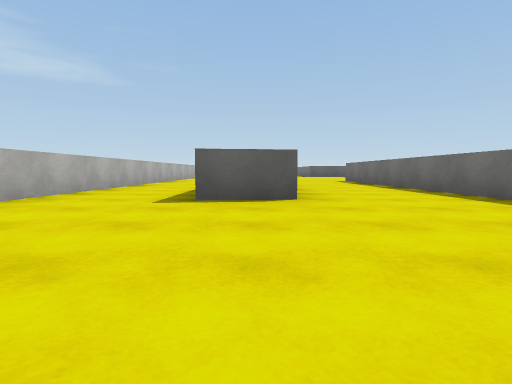
view 1 (above)

18 first-person views from a walk through a 3-D level made in the Unity game engine. The camera is 0.29 m above the floor, tilts 4° down and sees 80° across. The floor is counted in squares, 1 m on a side. Each view is taken from the middle of a square. On the plan, view 1 faces up. The plan holds only what a view shows up to about 9 squares ahead; the rest is blank. The place goes on beyond the plan. The player is left out. Surface patterns are stand-ins for the level's own textures.

view 2
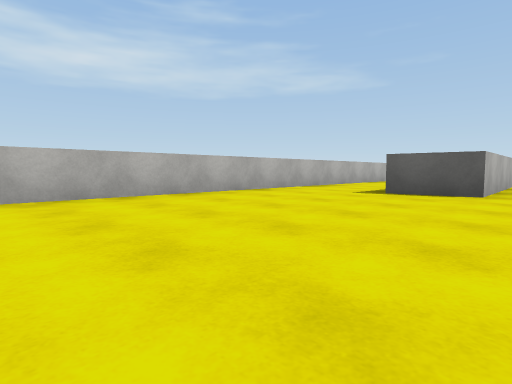

view 3
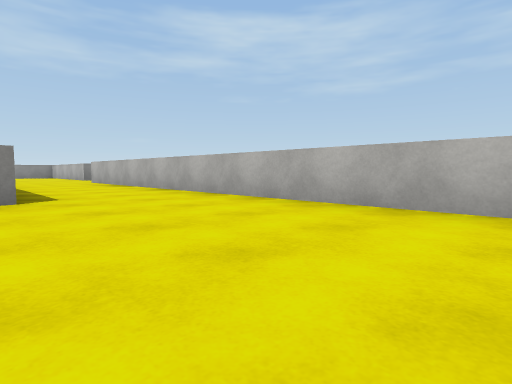

view 4
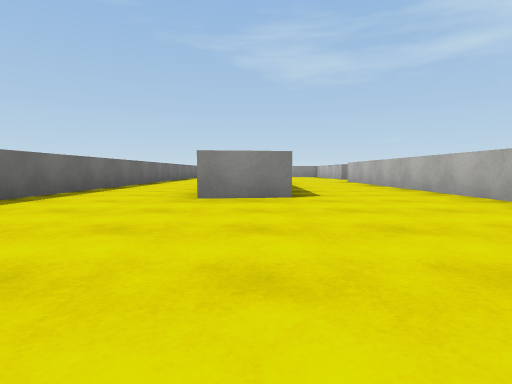

view 5
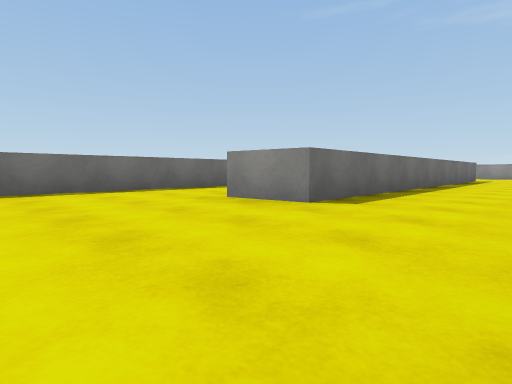

view 6
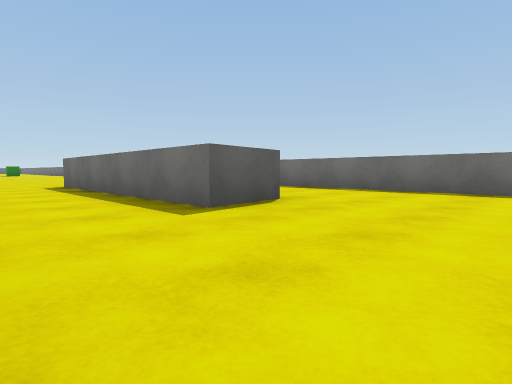

view 7
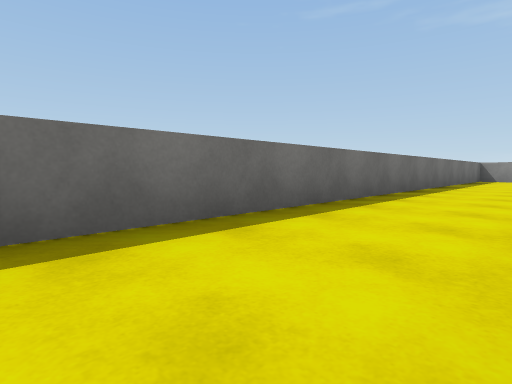

view 8
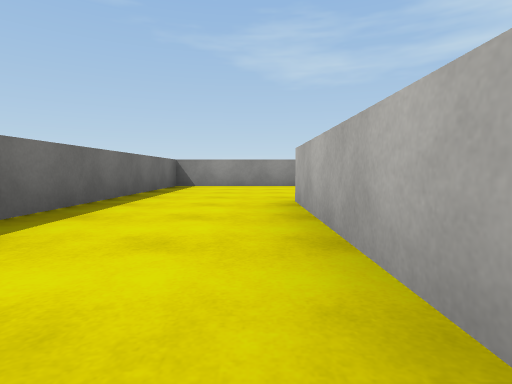

view 9
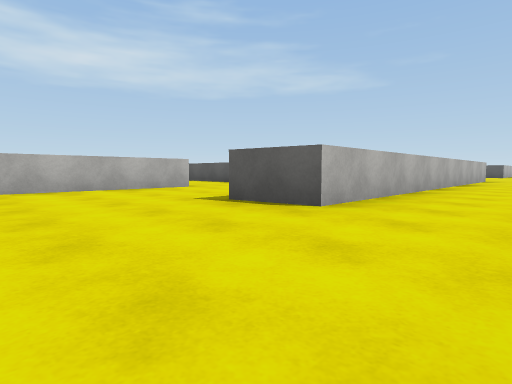

view 10
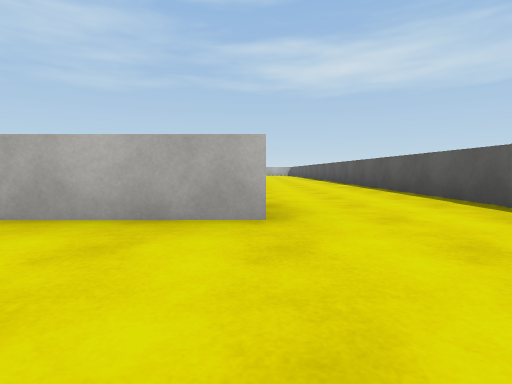

view 11
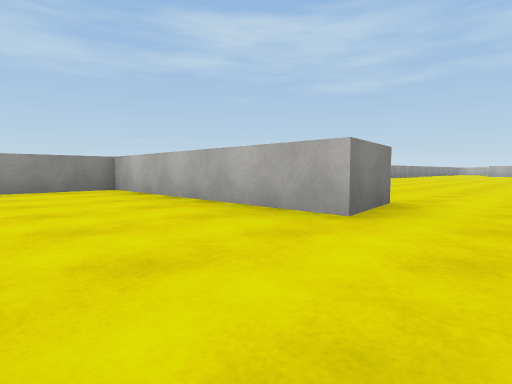

view 12
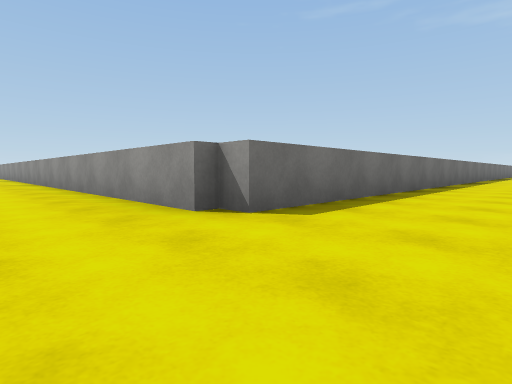

view 13
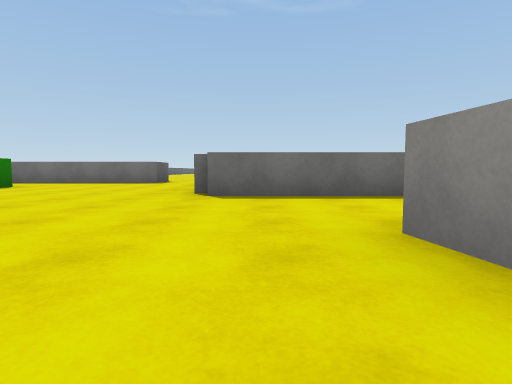

view 14
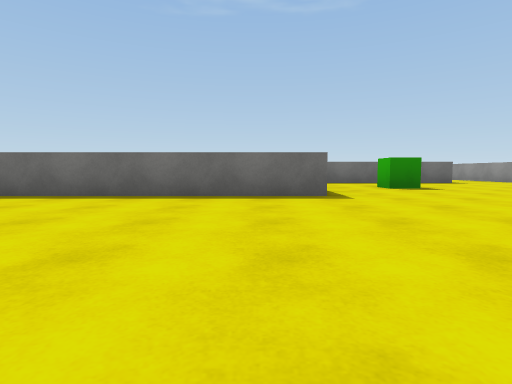

view 15
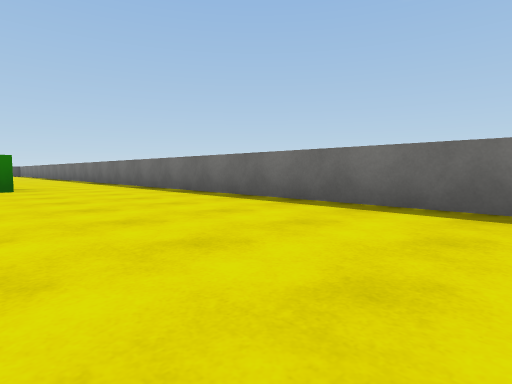

view 16
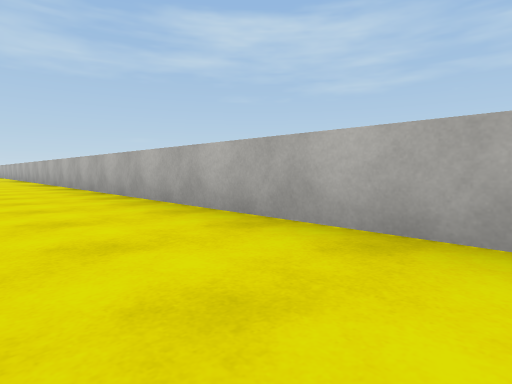

view 17
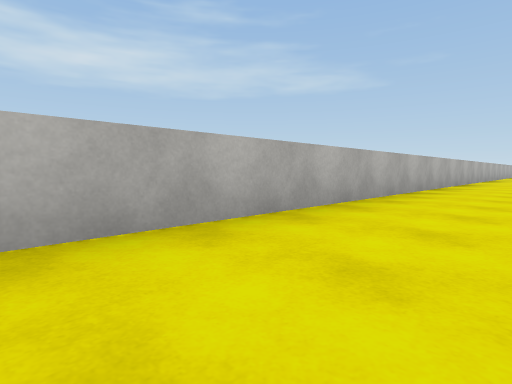

view 18
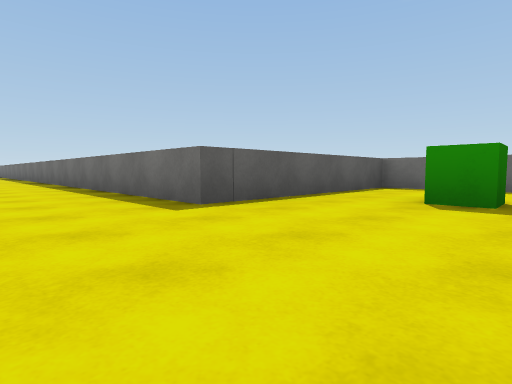

### Floor plan
Ten units are one square. View 1 is at (0, 0); x grows to the right and y downward. Boxes are objects, and circles mark ways between rooms. Rooms are numbered by the first view taken in them; rooms with no view inside come last. Other rooms are left out.
<svg viewBox="-35 -220 115 353">
<path fill="none" stroke="#000" d="M4 -58 4 -31 -6 -29 -6 -73M-4 85 -4 23 6 22 6 99M-24 -85 -24 70M2 128 25 128 25 -76M6 99 -4 100 -4 85M-28 89 -28 128 -14 128M25 -76 25 -88 75 -88M-2 -72 4 -73M72 -103 62 -103 62 -142 25 -142 25 -215M-24 -215 -24 -85"/>
<rect x="-5" y="-215" width="10" height="10" fill="#bbb"><title>green cube</title></rect>
<rect x="35" y="-125" width="10" height="10" fill="#bbb"><title>green cube</title></rect>
<circle cx="-15" cy="95" r="3" fill="#2a7"/>
<circle cx="0" cy="115" r="3" fill="#2a7"/>
<circle cx="0" cy="-72" r="3" fill="#2a7"/>
<text x="0" y="10">1</text>
<text x="-10" y="110">2</text>
<text x="10" y="-140">3</text>
</svg>
Room 1 opens to room 2. Room 1 opens to room 3.

Where each view was taken, in squares from view 1:
view 1: 0 up, 0 right, facing up
view 2: 1 down, 1 right, facing up-left
view 3: 1 up, 0 right, facing down-left
view 4: 1 up, 0 right, facing down
view 5: 0 up, 2 left, facing down-right
view 6: 1 up, 2 left, facing up-right
view 7: 3 down, 1 right, facing down-right
view 8: 7 down, 1 right, facing down
view 9: 12 down, 2 right, facing up-left
view 10: 9 down, 1 left, facing left
view 11: 8 down, 1 left, facing down-left
view 12: 10 up, 1 right, facing down-right
view 13: 8 up, 1 left, facing right
view 14: 15 up, 1 left, facing right
view 15: 16 up, 0 right, facing up-right
view 16: 14 up, 1 left, facing down-left
view 17: 12 up, 1 left, facing up-left
view 18: 12 up, 1 right, facing up-right
